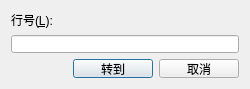
<?xml version="1.0" encoding="UTF-8"?>
<ui version="4.0">
 <class>gotoDialog</class>
 <widget class="QDialog" name="gotoDialog">
  <property name="geometry">
   <rect>
    <x>0</x>
    <y>0</y>
    <width>250</width>
    <height>89</height>
   </rect>
  </property>
  <property name="minimumSize">
   <size>
    <width>250</width>
    <height>89</height>
   </size>
  </property>
  <property name="maximumSize">
   <size>
    <width>250</width>
    <height>89</height>
   </size>
  </property>
  <property name="windowTitle">
   <string>转到指定行</string>
  </property>
  <layout class="QVBoxLayout" name="verticalLayout">
   <item>
    <widget class="QLabel" name="label">
     <property name="text">
      <string>行号(&amp;L):</string>
     </property>
     <property name="buddy">
      <cstring>lineEdit</cstring>
     </property>
    </widget>
   </item>
   <item>
    <widget class="QLineEdit" name="lineEdit"/>
   </item>
   <item>
    <layout class="QHBoxLayout" name="horizontalLayout_2">
     <item>
      <spacer name="horizontalSpacer">
       <property name="orientation">
        <enum>Qt::Horizontal</enum>
       </property>
       <property name="sizeHint" stdset="0">
        <size>
         <width>40</width>
         <height>20</height>
        </size>
       </property>
      </spacer>
     </item>
     <item>
      <layout class="QHBoxLayout" name="horizontalLayout">
       <item>
        <widget class="QPushButton" name="pushButton_Ok">
         <property name="text">
          <string>转到</string>
         </property>
        </widget>
       </item>
       <item>
        <widget class="QPushButton" name="pushButton_cancel">
         <property name="text">
          <string>取消</string>
         </property>
        </widget>
       </item>
      </layout>
     </item>
    </layout>
   </item>
  </layout>
 </widget>
 <resources/>
 <connections>
  <connection>
   <sender>pushButton_cancel</sender>
   <signal>clicked()</signal>
   <receiver>gotoDialog</receiver>
   <slot>reject()</slot>
   <hints>
    <hint type="sourcelabel">
     <x>183</x>
     <y>64</y>
    </hint>
    <hint type="destinationlabel">
     <x>213</x>
     <y>87</y>
    </hint>
   </hints>
  </connection>
 </connections>
</ui>
